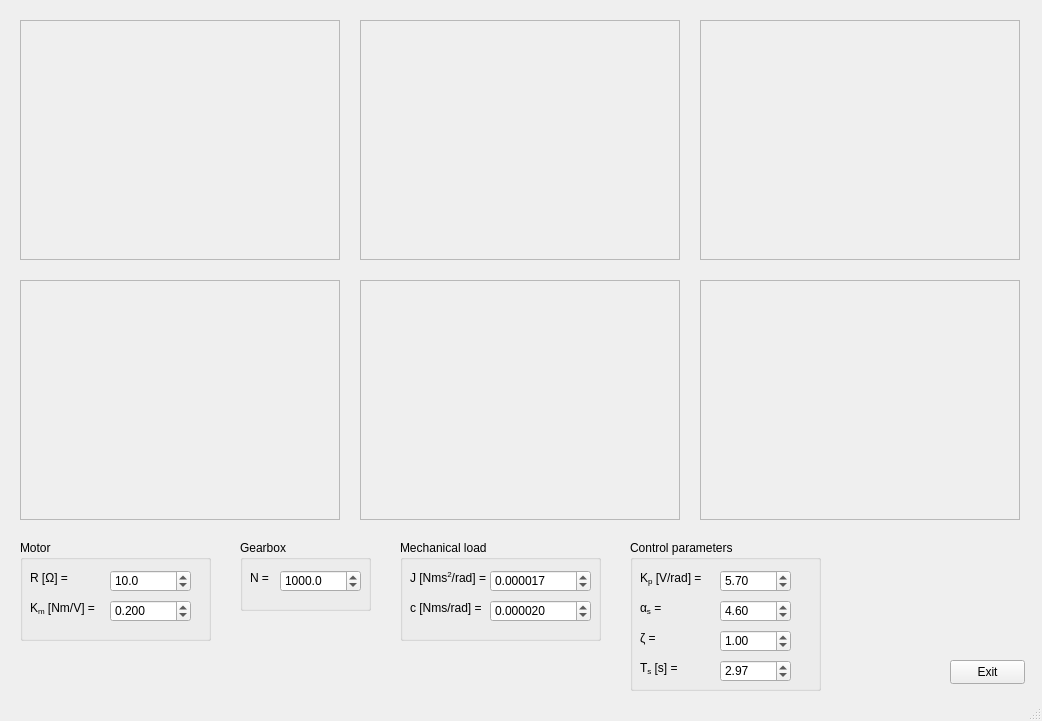
<?xml version="1.0" encoding="UTF-8"?>
<ui version="4.0">
 <class>RoboticFinger</class>
 <widget class="QMainWindow" name="RoboticFinger">
  <property name="geometry">
   <rect>
    <x>0</x>
    <y>0</y>
    <width>1042</width>
    <height>721</height>
   </rect>
  </property>
  <property name="sizePolicy">
   <sizepolicy hsizetype="Preferred" vsizetype="Preferred">
    <horstretch>0</horstretch>
    <verstretch>0</verstretch>
   </sizepolicy>
  </property>
  <property name="windowTitle">
   <string>Robotic Finger Design</string>
  </property>
  <widget class="QWidget" name="centralwidget">
   <widget class="PlotCanvas" name="Fig6">
    <property name="geometry">
     <rect>
      <x>20</x>
      <y>20</y>
      <width>320</width>
      <height>240</height>
     </rect>
    </property>
    <property name="toolTip">
     <string>&lt;html&gt;&lt;head/&gt;&lt;body&gt;&lt;p align=&quot;center&quot;&gt;Fig. 6&lt;/p&gt;&lt;p align=&quot;center&quot;&gt;Strain gauge gain vs joint stiffness&lt;/p&gt;&lt;p&gt;&lt;br/&gt;&lt;/p&gt;&lt;/body&gt;&lt;/html&gt;</string>
    </property>
    <property name="frameShape">
     <enum>QFrame::Shape::StyledPanel</enum>
    </property>
    <property name="frameShadow">
     <enum>QFrame::Shadow::Raised</enum>
    </property>
   </widget>
   <widget class="PlotCanvas" name="Fig8Mod">
    <property name="geometry">
     <rect>
      <x>360</x>
      <y>20</y>
      <width>320</width>
      <height>240</height>
     </rect>
    </property>
    <property name="toolTip">
     <string>&lt;html&gt;&lt;head/&gt;&lt;body&gt;&lt;p align=&quot;center&quot;&gt;Fig. 8&lt;/p&gt;&lt;p align=&quot;center&quot;&gt;Modulus of the transfer function vs ω/ω&lt;span style=&quot; vertical-align:sub;&quot;&gt;n&lt;/span&gt;&lt;/p&gt;&lt;/body&gt;&lt;/html&gt;</string>
    </property>
    <property name="frameShape">
     <enum>QFrame::Shape::StyledPanel</enum>
    </property>
    <property name="frameShadow">
     <enum>QFrame::Shadow::Raised</enum>
    </property>
   </widget>
   <widget class="PlotCanvas" name="Fig9Thetao">
    <property name="geometry">
     <rect>
      <x>700</x>
      <y>20</y>
      <width>320</width>
      <height>240</height>
     </rect>
    </property>
    <property name="toolTip">
     <string>&lt;html&gt;&lt;head/&gt;&lt;body&gt;&lt;p align=&quot;center&quot;&gt;Fig. 9&lt;/p&gt;&lt;p align=&quot;center&quot;&gt;Output positioning angle vs System time constant&lt;/p&gt;&lt;/body&gt;&lt;/html&gt;</string>
    </property>
    <property name="frameShape">
     <enum>QFrame::Shape::StyledPanel</enum>
    </property>
    <property name="frameShadow">
     <enum>QFrame::Shadow::Raised</enum>
    </property>
   </widget>
   <widget class="PlotCanvas" name="Fig7">
    <property name="geometry">
     <rect>
      <x>20</x>
      <y>280</y>
      <width>320</width>
      <height>240</height>
     </rect>
    </property>
    <property name="toolTip">
     <string>&lt;html&gt;&lt;head/&gt;&lt;body&gt;&lt;p align=&quot;center&quot;&gt;Fig. 7&lt;/p&gt;&lt;p align=&quot;center&quot;&gt;Step response vs System time constant&lt;/p&gt;&lt;/body&gt;&lt;/html&gt;</string>
    </property>
    <property name="frameShape">
     <enum>QFrame::Shape::StyledPanel</enum>
    </property>
    <property name="frameShadow">
     <enum>QFrame::Shadow::Raised</enum>
    </property>
   </widget>
   <widget class="PlotCanvas" name="Fig8Phase">
    <property name="geometry">
     <rect>
      <x>360</x>
      <y>280</y>
      <width>320</width>
      <height>240</height>
     </rect>
    </property>
    <property name="toolTip">
     <string>&lt;html&gt;&lt;head/&gt;&lt;body&gt;&lt;p align=&quot;center&quot;&gt;Fig. 8&lt;/p&gt;&lt;p align=&quot;center&quot;&gt;Phase of the transfer function vs ω/ω&lt;span style=&quot; vertical-align:sub;&quot;&gt;n&lt;/span&gt;&lt;/p&gt;&lt;/body&gt;&lt;/html&gt;</string>
    </property>
    <property name="frameShape">
     <enum>QFrame::Shape::StyledPanel</enum>
    </property>
    <property name="frameShadow">
     <enum>QFrame::Shadow::Raised</enum>
    </property>
   </widget>
   <widget class="PlotCanvas" name="Fig9KaKb">
    <property name="geometry">
     <rect>
      <x>700</x>
      <y>280</y>
      <width>320</width>
      <height>240</height>
     </rect>
    </property>
    <property name="toolTip">
     <string>&lt;html&gt;&lt;head/&gt;&lt;body&gt;&lt;p align=&quot;center&quot;&gt;Fig. 9&lt;/p&gt;&lt;p align=&quot;center&quot;&gt;Position and velocity feedback gain vs System time constant&lt;/p&gt;&lt;/body&gt;&lt;/html&gt;</string>
    </property>
    <property name="frameShape">
     <enum>QFrame::Shape::StyledPanel</enum>
    </property>
    <property name="frameShadow">
     <enum>QFrame::Shadow::Raised</enum>
    </property>
   </widget>
   <widget class="QGroupBox" name="MotorGroupBox">
    <property name="geometry">
     <rect>
      <x>20</x>
      <y>540</y>
      <width>191</width>
      <height>101</height>
     </rect>
    </property>
    <property name="title">
     <string>Motor</string>
    </property>
    <widget class="QDoubleSpinBox" name="MotorResistanceSpinBox">
     <property name="geometry">
      <rect>
       <x>90</x>
       <y>30</y>
       <width>81</width>
       <height>22</height>
      </rect>
     </property>
     <property name="toolTip">
      <string>&lt;html&gt;&lt;head/&gt;&lt;body&gt;&lt;p&gt;resistance&lt;/p&gt;&lt;/body&gt;&lt;/html&gt;</string>
     </property>
     <property name="decimals">
      <number>1</number>
     </property>
     <property name="minimum">
      <double>0.500000000000000</double>
     </property>
     <property name="maximum">
      <double>20.000000000000000</double>
     </property>
     <property name="singleStep">
      <double>1.000000000000000</double>
     </property>
     <property name="value">
      <double>10.000000000000000</double>
     </property>
    </widget>
    <widget class="QDoubleSpinBox" name="MotorTorqueConstantSpinBox">
     <property name="geometry">
      <rect>
       <x>90</x>
       <y>60</y>
       <width>81</width>
       <height>22</height>
      </rect>
     </property>
     <property name="toolTip">
      <string>&lt;html&gt;&lt;head/&gt;&lt;body&gt;&lt;p&gt;torque constant&lt;/p&gt;&lt;/body&gt;&lt;/html&gt;</string>
     </property>
     <property name="decimals">
      <number>3</number>
     </property>
     <property name="minimum">
      <double>0.005000000000000</double>
     </property>
     <property name="maximum">
      <double>0.250000000000000</double>
     </property>
     <property name="singleStep">
      <double>0.010000000000000</double>
     </property>
     <property name="value">
      <double>0.200000000000000</double>
     </property>
    </widget>
    <widget class="QLabel" name="MotorResistanceLabel">
     <property name="geometry">
      <rect>
       <x>10</x>
       <y>30</y>
       <width>49</width>
       <height>16</height>
      </rect>
     </property>
     <property name="text">
      <string>R [Ω] =</string>
     </property>
    </widget>
    <widget class="QLabel" name="label">
     <property name="geometry">
      <rect>
       <x>10</x>
       <y>60</y>
       <width>81</width>
       <height>16</height>
      </rect>
     </property>
     <property name="text">
      <string>&lt;html&gt;&lt;head/&gt;&lt;body&gt;&lt;p&gt;K&lt;span style=&quot; vertical-align:sub;&quot;&gt;m&lt;/span&gt; [Nm/V] = &lt;/p&gt;&lt;/body&gt;&lt;/html&gt;</string>
     </property>
    </widget>
   </widget>
   <widget class="QGroupBox" name="GearboxGroupBox">
    <property name="geometry">
     <rect>
      <x>240</x>
      <y>540</y>
      <width>131</width>
      <height>71</height>
     </rect>
    </property>
    <property name="title">
     <string>Gearbox</string>
    </property>
    <widget class="QDoubleSpinBox" name="GearboxRatioSpinBox">
     <property name="geometry">
      <rect>
       <x>40</x>
       <y>30</y>
       <width>81</width>
       <height>22</height>
      </rect>
     </property>
     <property name="toolTip">
      <string>&lt;html&gt;&lt;head/&gt;&lt;body&gt;&lt;p&gt;gearing ratio&lt;/p&gt;&lt;/body&gt;&lt;/html&gt;</string>
     </property>
     <property name="decimals">
      <number>1</number>
     </property>
     <property name="minimum">
      <double>10.000000000000000</double>
     </property>
     <property name="maximum">
      <double>1500.000000000000000</double>
     </property>
     <property name="singleStep">
      <double>10.000000000000000</double>
     </property>
     <property name="value">
      <double>1000.000000000000000</double>
     </property>
    </widget>
    <widget class="QLabel" name="GearboxRatioLabel">
     <property name="geometry">
      <rect>
       <x>10</x>
       <y>30</y>
       <width>49</width>
       <height>16</height>
      </rect>
     </property>
     <property name="text">
      <string>N =</string>
     </property>
    </widget>
   </widget>
   <widget class="QGroupBox" name="MechanicalLoadGroupBox">
    <property name="geometry">
     <rect>
      <x>400</x>
      <y>540</y>
      <width>201</width>
      <height>101</height>
     </rect>
    </property>
    <property name="title">
     <string>Mechanical load</string>
    </property>
    <widget class="QDoubleSpinBox" name="MechanicalLoadInertiaSpinBox">
     <property name="geometry">
      <rect>
       <x>90</x>
       <y>30</y>
       <width>101</width>
       <height>22</height>
      </rect>
     </property>
     <property name="toolTip">
      <string>&lt;html&gt;&lt;head/&gt;&lt;body&gt;&lt;p&gt;total inertia&lt;/p&gt;&lt;/body&gt;&lt;/html&gt;</string>
     </property>
     <property name="decimals">
      <number>6</number>
     </property>
     <property name="minimum">
      <double>0.000001000000000</double>
     </property>
     <property name="maximum">
      <double>0.000500000000000</double>
     </property>
     <property name="singleStep">
      <double>0.000005000000000</double>
     </property>
     <property name="value">
      <double>0.000017000000000</double>
     </property>
    </widget>
    <widget class="QDoubleSpinBox" name="MechanicalLoadDampingSpinBox">
     <property name="geometry">
      <rect>
       <x>90</x>
       <y>60</y>
       <width>101</width>
       <height>22</height>
      </rect>
     </property>
     <property name="toolTip">
      <string>&lt;html&gt;&lt;head/&gt;&lt;body&gt;&lt;p&gt;total damping&lt;/p&gt;&lt;/body&gt;&lt;/html&gt;</string>
     </property>
     <property name="decimals">
      <number>6</number>
     </property>
     <property name="minimum">
      <double>0.000001000000000</double>
     </property>
     <property name="maximum">
      <double>0.001000000000000</double>
     </property>
     <property name="singleStep">
      <double>0.000005000000000</double>
     </property>
     <property name="value">
      <double>0.000020000000000</double>
     </property>
    </widget>
    <widget class="QLabel" name="MechanicalLoadInertiaLabel">
     <property name="geometry">
      <rect>
       <x>10</x>
       <y>30</y>
       <width>81</width>
       <height>16</height>
      </rect>
     </property>
     <property name="text">
      <string>&lt;html&gt;&lt;head/&gt;&lt;body&gt;&lt;p&gt;J [Nms&lt;span style=&quot; vertical-align:super;&quot;&gt;2&lt;/span&gt;/rad] =&lt;/p&gt;&lt;/body&gt;&lt;/html&gt;</string>
     </property>
    </widget>
    <widget class="QLabel" name="MechanicalLoadDampingLabel">
     <property name="geometry">
      <rect>
       <x>10</x>
       <y>60</y>
       <width>81</width>
       <height>16</height>
      </rect>
     </property>
     <property name="text">
      <string>&lt;html&gt;&lt;head/&gt;&lt;body&gt;&lt;p&gt;c [Nms/rad] = &lt;/p&gt;&lt;/body&gt;&lt;/html&gt;</string>
     </property>
    </widget>
   </widget>
   <widget class="QGroupBox" name="ControlParametersGroupBox">
    <property name="geometry">
     <rect>
      <x>630</x>
      <y>540</y>
      <width>191</width>
      <height>151</height>
     </rect>
    </property>
    <property name="title">
     <string>Control parameters</string>
    </property>
    <widget class="QDoubleSpinBox" name="ControlParametersPositionSensorGainSpinBox">
     <property name="geometry">
      <rect>
       <x>90</x>
       <y>30</y>
       <width>71</width>
       <height>22</height>
      </rect>
     </property>
     <property name="toolTip">
      <string>&lt;html&gt;&lt;head/&gt;&lt;body&gt;&lt;p&gt;position sensor gain&lt;/p&gt;&lt;/body&gt;&lt;/html&gt;</string>
     </property>
     <property name="decimals">
      <number>2</number>
     </property>
     <property name="minimum">
      <double>0.100000000000000</double>
     </property>
     <property name="maximum">
      <double>10.000000000000000</double>
     </property>
     <property name="singleStep">
      <double>0.100000000000000</double>
     </property>
     <property name="value">
      <double>5.700000000000000</double>
     </property>
    </widget>
    <widget class="QDoubleSpinBox" name="ControlParametersSettlingFactorSpinBox">
     <property name="geometry">
      <rect>
       <x>90</x>
       <y>60</y>
       <width>71</width>
       <height>22</height>
      </rect>
     </property>
     <property name="toolTip">
      <string>&lt;html&gt;&lt;head/&gt;&lt;body&gt;&lt;p&gt;settling factor&lt;/p&gt;&lt;/body&gt;&lt;/html&gt;</string>
     </property>
     <property name="minimum">
      <double>2.000000000000000</double>
     </property>
     <property name="maximum">
      <double>8.000000000000000</double>
     </property>
     <property name="singleStep">
      <double>0.100000000000000</double>
     </property>
     <property name="value">
      <double>4.600000000000000</double>
     </property>
    </widget>
    <widget class="QLabel" name="ControlParametersPositionSensorGainLabel">
     <property name="geometry">
      <rect>
       <x>10</x>
       <y>30</y>
       <width>81</width>
       <height>16</height>
      </rect>
     </property>
     <property name="text">
      <string>&lt;html&gt;&lt;head/&gt;&lt;body&gt;&lt;p&gt;K&lt;span style=&quot; vertical-align:sub;&quot;&gt;p&lt;/span&gt; [V/rad] =&lt;/p&gt;&lt;/body&gt;&lt;/html&gt;</string>
     </property>
    </widget>
    <widget class="QLabel" name="ControlParametersSettlingFactorLabel">
     <property name="geometry">
      <rect>
       <x>10</x>
       <y>60</y>
       <width>81</width>
       <height>16</height>
      </rect>
     </property>
     <property name="text">
      <string>&lt;html&gt;&lt;head/&gt;&lt;body&gt;&lt;p&gt;α&lt;span style=&quot; vertical-align:sub;&quot;&gt;s&lt;/span&gt; = &lt;/p&gt;&lt;/body&gt;&lt;/html&gt;</string>
     </property>
    </widget>
    <widget class="QLabel" name="ControlParametersDampingRatioLabel">
     <property name="geometry">
      <rect>
       <x>10</x>
       <y>90</y>
       <width>81</width>
       <height>16</height>
      </rect>
     </property>
     <property name="text">
      <string>&lt;html&gt;&lt;head/&gt;&lt;body&gt;&lt;p&gt;ζ = &lt;/p&gt;&lt;/body&gt;&lt;/html&gt;</string>
     </property>
    </widget>
    <widget class="QDoubleSpinBox" name="ControlParametersDampingRatioSpinBox">
     <property name="geometry">
      <rect>
       <x>90</x>
       <y>90</y>
       <width>71</width>
       <height>22</height>
      </rect>
     </property>
     <property name="toolTip">
      <string>&lt;html&gt;&lt;head/&gt;&lt;body&gt;&lt;p&gt;damping ratio&lt;/p&gt;&lt;/body&gt;&lt;/html&gt;</string>
     </property>
     <property name="minimum">
      <double>0.400000000000000</double>
     </property>
     <property name="maximum">
      <double>1.500000000000000</double>
     </property>
     <property name="singleStep">
      <double>0.100000000000000</double>
     </property>
     <property name="value">
      <double>1.000000000000000</double>
     </property>
    </widget>
    <widget class="QLabel" name="ControlParametersTimeConstantLabel">
     <property name="geometry">
      <rect>
       <x>10</x>
       <y>120</y>
       <width>81</width>
       <height>16</height>
      </rect>
     </property>
     <property name="text">
      <string>&lt;html&gt;&lt;head/&gt;&lt;body&gt;&lt;p&gt;T&lt;span style=&quot; vertical-align:sub;&quot;&gt;s&lt;/span&gt; [s] = &lt;/p&gt;&lt;/body&gt;&lt;/html&gt;</string>
     </property>
    </widget>
    <widget class="QDoubleSpinBox" name="ControlParametersTimeConstantSpinBox">
     <property name="geometry">
      <rect>
       <x>90</x>
       <y>120</y>
       <width>71</width>
       <height>22</height>
      </rect>
     </property>
     <property name="toolTip">
      <string>&lt;html&gt;&lt;head/&gt;&lt;body&gt;&lt;p&gt;system time constant&lt;/p&gt;&lt;/body&gt;&lt;/html&gt;</string>
     </property>
     <property name="minimum">
      <double>0.100000000000000</double>
     </property>
     <property name="maximum">
      <double>8.000000000000000</double>
     </property>
     <property name="singleStep">
      <double>0.250000000000000</double>
     </property>
     <property name="value">
      <double>2.970000000000000</double>
     </property>
    </widget>
   </widget>
   <widget class="QPushButton" name="ExitButton">
    <property name="geometry">
     <rect>
      <x>950</x>
      <y>660</y>
      <width>75</width>
      <height>24</height>
     </rect>
    </property>
    <property name="text">
     <string>Exit</string>
    </property>
   </widget>
  </widget>
  <widget class="QStatusBar" name="statusbar"/>
 </widget>
 <customwidgets>
  <customwidget>
   <class>PlotCanvas</class>
   <extends>QFrame</extends>
   <header>PlotCanvas.h</header>
   <container>1</container>
  </customwidget>
 </customwidgets>
 <tabstops>
  <tabstop>MotorResistanceSpinBox</tabstop>
  <tabstop>MotorTorqueConstantSpinBox</tabstop>
  <tabstop>GearboxRatioSpinBox</tabstop>
  <tabstop>MechanicalLoadInertiaSpinBox</tabstop>
  <tabstop>MechanicalLoadDampingSpinBox</tabstop>
  <tabstop>ControlParametersPositionSensorGainSpinBox</tabstop>
  <tabstop>ControlParametersSettlingFactorSpinBox</tabstop>
  <tabstop>ControlParametersDampingRatioSpinBox</tabstop>
  <tabstop>ControlParametersTimeConstantSpinBox</tabstop>
  <tabstop>ExitButton</tabstop>
 </tabstops>
 <resources/>
 <connections/>
</ui>
